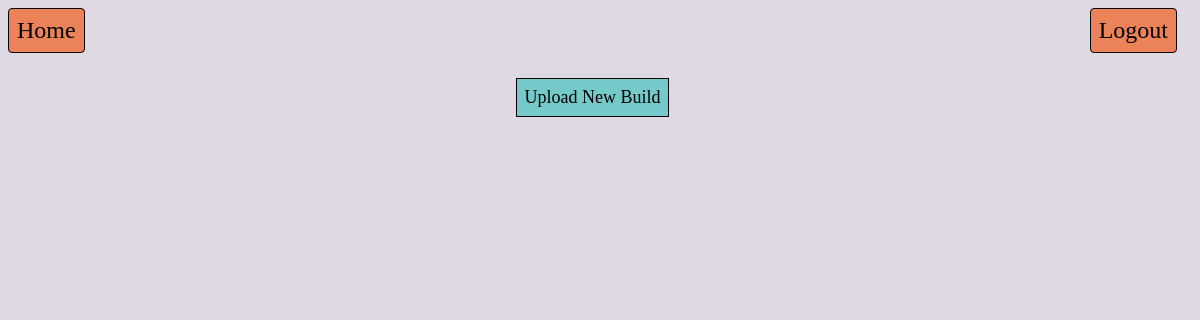
Page /dev (signed in) on the earlier database version.
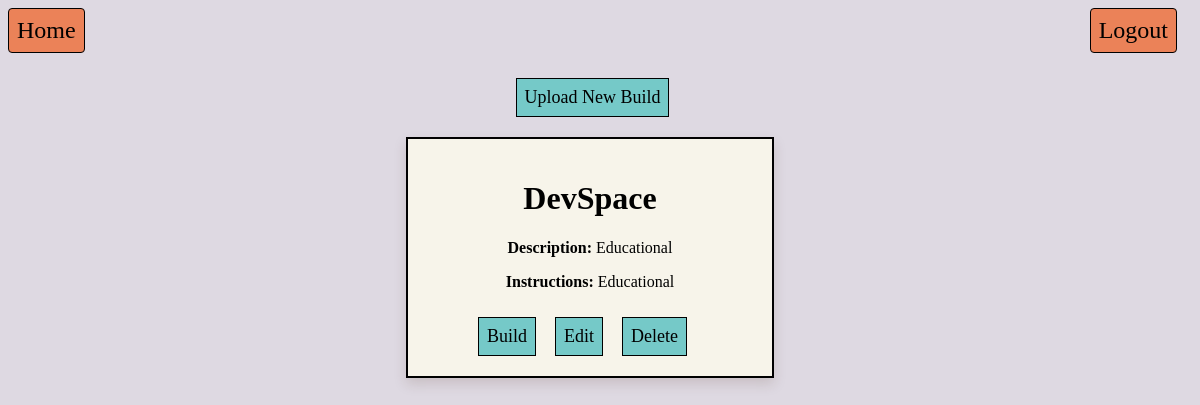
Same page on the later database version.
### models.py (models this page shows, shortened)
class Build(db.Model, UserMixin):
    __tablename__ = 'builds'
    id = db.Column(db.Integer, primary_key=True)
    name = db.Column(db.String(80), unique=False, nullable=False)
    description = db.Column(db.Text, unique=False, nullable=False)
    instructions = db.Column(db.Text, unique=False, nullable=False)
    link = db.Column(db.Text, unique=False, nullable=False)
    tag = db.Column(db.String(80), unique=False, nullable=False)
    developerID = db.Column(db.Integer, db.ForeignKey('users.uid'), nullable=False)
    feedbacks = db.relationship('Feedback', backref='build', lazy=True)

### routes.py (the view)
    @app.route('/dev')
    @login_required
    def dev():
        if current_user.is_dev:
            builds = Build.query.filter_by(developerID=current_user.uid).all()
            allFeedback = []
            rejected = False
            accepted = False
            for build in builds:
                feedback = Feedback.query.filter_by(buildId=build.id).all()
                allFeedback += feedback
                for elem in feedback:
                    if elem.rejected:
                        rejected = True
                    if elem.accepted:
                        accepted = True
            return render_template('dev.html', builds=builds, feedback = allFeedback, rejected = rejected, accepted = accepted), 200
        return redirect(url_for('tester'))

### templates/dev.html (shortened to what this page needs)
{% extends "base.html" %}
{% block body_id %}homeBody{% endblock %}
{% block content %}
<div class="navbar" id="logoutButton">
    <a href="{{ url_for('logout') }}">Logout</a>
</div>
<div class="navbar">
    <a href="{{ url_for('home') }}">Home</a>
</div>
<center>
    <button class="button" id="uploadBuildTriggerBtn"> Upload New Build </button>
    <div id="buildTable" {% if not builds %} hidden {% endif %}>
    {% for build in builds %}
        <div class="display-container" data-id="{{ build.id }}" data-name="{{ build.name }}" data-description="{{ build.description }}" data-instructions="{{ build.instructions }}" data-link="{{ build.link }}" data-tag="{{ build.tag }}">
            <div class="display-container-main-content">
                <h1>{{ build.name }}</h1>
                <p><b>Description:</b> {{ build.description }}</p>
                <p><b>Instructions:</b> {{ build.instructions }}</p>
                <form action="{{ build.link }}" method="GET" style="display:inline;">
                    <button type="submit" class="button">Build</button>
                </form>
                <button type="button" class="button edit-card-trigger-btn">Edit</button>
                <form action="{{ url_for('deleteBuild', id=build.id) }}" method="POST" style="display:inline;">
                    <button type="submit" class="button">Delete</button>
                </form>
            </div>
        </div>
    {% endfor %}
    <br>
</div>
</center>
{% endblock %}

Differences in the rows shown:
added Build: name "DevSpace", description "Educational", instructions "Educational"
